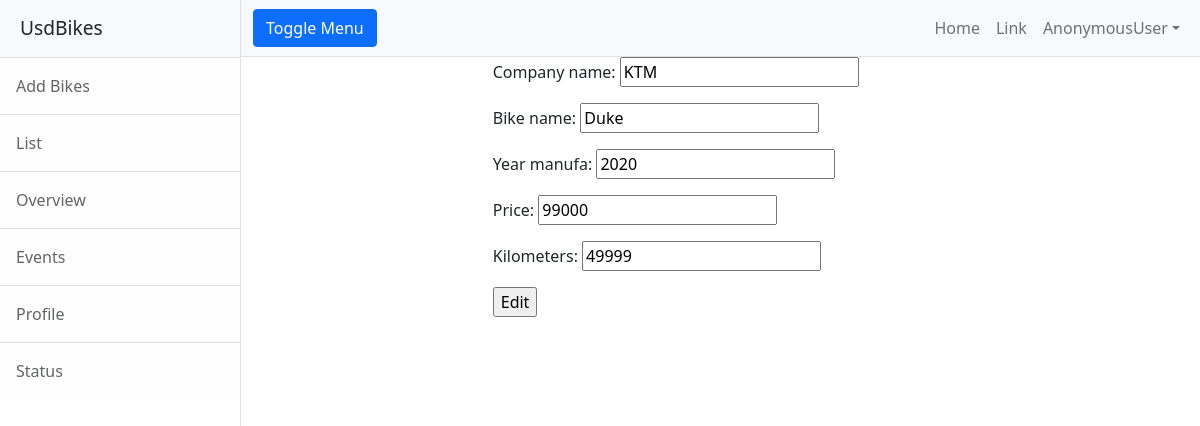
Page /seller/bikes/change/1 on the earlier database version.
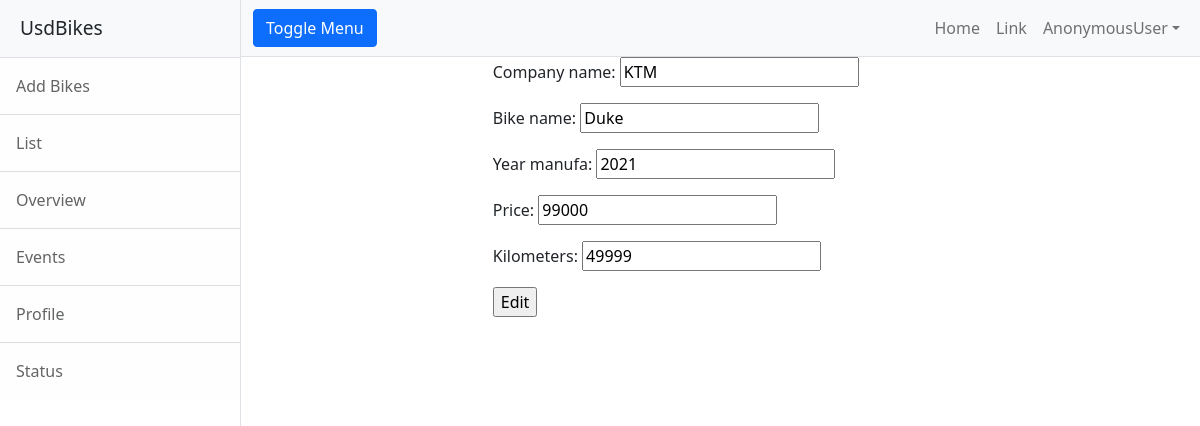
Same page on the later database version.
### seller/models.py (models this page shows, shortened)
class Bikes(models.Model):
    company_name = models.CharField(max_length=100)
    bike_name = models.CharField(max_length=100)
    year_manufa = models.PositiveIntegerField(default=0)
    price = models.PositiveIntegerField(null=True)
    kilometers = models.PositiveIntegerField(null=True)

### seller/views.py (the view)
# urls.py: path('bikes/change/<int:id>', views.EditBikeView.as_view(), name="edit-bikes"),
class EditBikeView(UpdateView):
    model = Bikes
    form_class = SellerForm
    template_name = "edit-bike.html"
    success_url = reverse_lazy("list-bikes")
    pk_url_kwarg = "id"

### seller/forms.py
class SellerForm(forms.ModelForm):
    class Meta:
        model = Bikes
        fields = "__all__"

### seller/templates/edit-bike.html (shortened to what this page needs)
{%extends "base.html"%}
{%block body_block%}
<div class="row">
    <div class="col-3"></div>
    <div class="col-6">
        <form action="" method="post">
            {{form.as_p}}
            <input type="submit" value="Edit">
        </form>
    </div>
    <div class="col-3"></div>
</div>
{%endblock%}

Differences in the rows shown:
changed Bikes "KTM": year_manufa "2020" → "2021"
